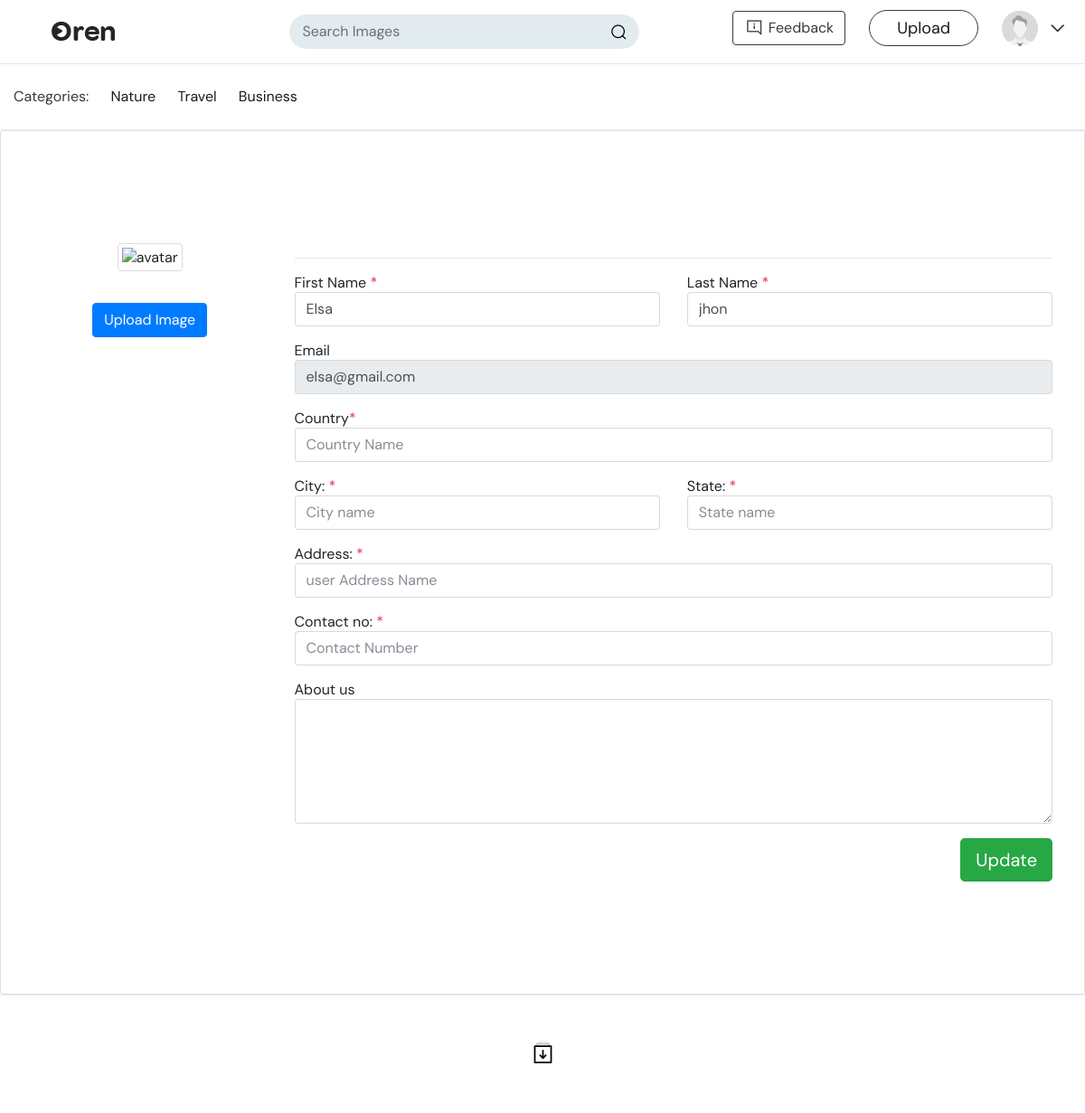
Page /pages/editprofile.php (signed in) on the committed database.
### tables this page shows
CREATE TABLE `category` (
  `id` int(12) UNSIGNED NOT NULL,
  `category` varchar(200) NOT NULL,
  `created` timestamp NOT NULL DEFAULT current_timestamp() ON UPDATE current_timestamp(),
  `deleted` timestamp NULL DEFAULT NULL
);

CREATE TABLE `users` (
  `id` int(12) UNSIGNED NOT NULL,
  `username` varchar(50) DEFAULT NULL,
  `firstname` varchar(50) NOT NULL,
  `lastname` varchar(50) NOT NULL,
  `email` varchar(50) DEFAULT NULL,
  `password` varchar(50) DEFAULT NULL,
  `image` varchar(50) DEFAULT NULL,
  `country` varchar(50) DEFAULT NULL,
  `city` varchar(50) DEFAULT NULL,
  `state` varchar(50) DEFAULT NULL,
  `address` varchar(50) DEFAULT NULL,
  `contact_no` varchar(50) DEFAULT NULL,
  `aboutus` varchar(500) DEFAULT NULL,
  `usertype` enum('admin','user') NOT NULL,
  `status` enum('1','0') DEFAULT '0',
  `reg_date` timestamp NOT NULL DEFAULT current_timestamp() ON UPDATE current_timestamp()
);

### includes/function.php (called while the page is built, shortened)
<?php
global $conn;
			?>
			<?php
function users($id)
{
	global $conn;
    $stmt = $conn->prepare("SELECT * FROM users WHERE ID='$id' ");
    $stmt->execute();
    $result = $stmt->fetch();
    if($result){
    return $result;
    }
}
					?>
					<?php
function getallCategory(){
	global $conn;
	$stmt = $conn->prepare("SELECT * FROM category");
    $stmt->execute();
	$result = $stmt->fetchAll();
	return  $result;
}
?>

### pages/editprofile.php (the view, shortened to what this page needs)
<?php include "../includes/head.php" ?>
<?php include "../includes/navbar.php" ?>
<div class="card ">
    <div class="card-body">
        <div class="container bootstrap snippet py-5 my-5">
            <div class="row py-2">
                <div class="col-sm-3">
                    <div class="text-center">
                        <?php if(isset($user['image'])){ ?>
                        <img src="<?php echo $user['image']; ?>" width='200' height="180" id="profilepic" class="avatar img-circle img-thumbnail" alt="avatar">
                        <?php  }else{ ?>
                        <img src="http://ssl.gstatic.com/accounts/ui/avatar_2x.png" id="profilepic" class="avatar img-circle img-thumbnail" alt="avatar">
                        <?php  } ?>
                    <div class="custom-file">
                        <label class="custom-file-label btn btn-primary" for="inputGroupFile02">Upload Image</label>
                    </div>
                </div>
                    <br>
            </div>
    	<div class="col-sm-9">
                <hr>
                  <form class="form" method="post" id="registrationForm">
                    <div class="form-group">
                        <div class="row">
                                <div class="col">
                                    <label><h4>First Name <span class="text-danger">*</span> </h4></label>
                                    <input name="firstname" type="text" value="<?php echo $user['firstname']; ?>" class="form-control" placeholder="First name">
                                </div>
                                <div class="col">
                                    <label><h4>Last Name <span class="text-danger">*</span> </h4></label>
                                    <input name="lastname" type="text" value="<?php echo $user['lastname']; ?>" class="form-control" placeholder="Last name">
                                </div>
                        </div>
                        </div>
                      <div class="form-group">
                          <div class="col-xs-6">
                              <label for="email"><h4>Email</h4></label>
                              <input name="email" type="email" value="<?php echo $user['email']; ?>" class="form-control" Disabled name="email" id="email" placeholder="you@email.com" title="enter your email.">
                          </div>
                      </div>
                      <div class="form-group">
                            <div class="col-xs-6">
                                <label><h4>Country<span class="text-danger">*</span> </h4></label>
                                <input name="country" type="text" value="<?php echo $user['country']; ?>" class="form-control" id="location" placeholder="Country Name" title="Country">
                            </div>
                      </div>
                      <div class="form-group">
                        <div class="row">
                                <div class="col">
                                    <label><h4>City: <span class="text-danger">*</span> </h4></label>
                                    <input name="city" type="text" value="<?php echo $user['city']; ?>" class="form-control" placeholder="City name">
                                </div>
                                <div class="col">
                                    <label><h4>State: <span class="text-danger">*</span> </h4></label>
                                    <input name="state" type="text" value="<?php echo $user['state']; ?>" class="form-control" placeholder="State name">
                                </div>
                        </div>
                      </div>
                      <div class="form-group">
                            <div class="col-xs-6">
                                <label><h4>Address: <span class="text-danger">*</span> </h4></label>
                                <input name="address" type="text" value="<?php echo $user['address']; ?>" class="form-control"  placeholder="user Address Name" title="Address">
                            </div>
                      </div>
                      <div class="form-group">
                            <div class="col-xs-6">
                                <label><h4>Contact no: <span class="text-danger">*</span> </h4></label>
                                <input name="contactno" type="text" value="<?php echo $user['contact_no']; ?>" class="form-control" id="location" placeholder="Contact Number" title="Contact Number">
                            </div>
                      </div>
                      <div class="form-group">
                          <div class="col-xs-6">
                              <label ><h4>About us</h4></label>
                              <textarea  name="aboutus" rows="6" class="form-control"><?php echo $user['aboutus']; ?></textarea>
                          </div>
                      </div>
                      <div class="form-group">
                           <div class="col-xs-12">
                              	<button class="btn btn-lg btn-success float-right" name="btn" type="submit"><i class="glyphicon glyphicon-ok-sign"></i> Update</button>
                            </div>
                      </div>
              	</form>
            </div>
        </div>
        </div>
    </div>
</div>
<?php include "../includes/footer.php" ?>

### includes/navbar.php (shortened to what this page needs)
<?php
    $categorie = getallCategory();
	$name = basename($_SERVER['PHP_SELF']);
?>
<div class="wrapper hp_1">
<header>
    <div class="top_bar p-2">
        <div class="container">
            <div class="top_header_content">
                <div class="menu_logo p-2">
                    <a href="home" title="" class="logo">
                        <img src="images/logo.png" alt="">
                    </a>
                </div>
                <div class="search_form p-2">
                    <form method="GET" action="searching" >
                        <input type="text" name="search" placeholder="Search Images">
                        <button type="submit">
                            <i class="icon-search"></i>
                        </button>
                    </form>
                </div>
                <ul class="controls-lv  py-3">
                  <?php if(!isset($_SESSION['authid']) && $name == "index.php" ){ echo"
                    <li>
                        <a href='#faqs' class='btn-sm nav-item'>FAQ's</a>
                    </li>";}else if(isset($_SESSION['authid'])){
                        echo '<li>
                            <button type="button" class="btn btn-outline-dark" data-toggle="modal" data-target="#exampleModalCenter">
                                <span>
                                <i class="icon-feedback"> Feedback</i>
                                </span>
                            </button>
                        </li>';
                    }
                    ?>
                    <li>
                        <a href="<?php if(isset($_SESSION['auth'])){echo"upload"; }else{echo"signin";} ?>" title="" class="btn-sm btn-rounded btn btn-outline-dark">Upload</a>
                    </li>
                    <?php if(isset($_SESSION['auth'])){ ?>
                    <li class="user-log ">
                        <div class="user-ac-img">
						<?php if(isset($user['image'] )){?>
                            <img src="<?php echo $user['image']; ?>" width='40' height='30' class="img-fluid " alt="">
                        <?php }else{?>
                            <img src="images/man.jpg" width='40' height='30' class="img-fluid " alt="">
                        <?php }?>
                        </div>
                    </li>
                    <?php }else{ ?>
                    <li>
                        <a href="signin" title="" class="btn-sm btn-rounded text-white btn btn-dark">Login</a>
                    </li>
                   <?php } ?>
                </ul>
            </div>
        </div>
    </div>
    <div class="btm_bar border border-top-0 border-left-0 border-right-0 ">
        <div class="container ">
            <div class="btm_bar_content">
                <nav >
                    <ul>
                    <li><a  class="text-dark"  title="categories">Categories: </a></li>
                    <?php foreach ($categorie as $cate) { echo'
                        <li><a href="categories?search='.$cate['category'].'" title="">'.$cate['category'].'</a></li>
                    '; }?></li>
                    </ul>
                </nav>
              <div class="clearfix"></div>
            </div>
        </div>
    </div>
</header>

### css/thumbs-embedded.css (style rules this page uses)
[class^="icon-"]:before, [class*=" icon-"]:before { font-family: "thumbs"; font-style: normal; font-weight: normal; speak: none; display: inline-block; text-decoration: inherit; width: 1em; margin-right: .2em; text-align: center; font-variant: normal; text-transform: none; line-height: 1em; margin-left: .2em; }
.icon-feedback:before { content: '\e800'; }
.icon-search:before { content: '\e824'; }

### css/responsive.css (style rules this page uses)
@media (max-width: 1450px) { header .container { max-width: 1380px;padding: 0; } }
@media (max-width: 1450px) { .menu_logo { width: 420px; } }
@media (max-width: 1450px) { .search_form { width: 540px; } }
@media (max-width: 1450px) { .search_form form { width: 100%;margin: 0; } }
@media (max-width: 1450px) { header .container { padding: 0 15px; } }
@media (max-width: 1366px) { .search_form { width: 37%; } }
@media (max-width: 1366px) { .menu_logo { width: 30%; } }
@media (max-width: 1200px) { .search_form { width: 35%; } }
@media (max-width: 1200px) { .menu_logo { width: 30%; } }
@media (max-width: 1200px) { .container { max-width: 100%;padding: 0 15px; } }
@media (max-width: 1200px) { .menu_logo { width: 25%; } }

### rows in the picture
category: category "Nature"
category: category "Travel"
category: category "Business"
users: firstname "Elsa", lastname "jhon", email "elsa@gmail.com"
